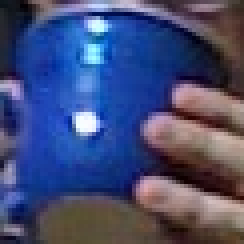
//> input picture Resources/BlueCup.jpg, 61 x 61 px (shown 4 times larger)
$ ./main ../../Resources/BlueCup.jpg   (built with g++ and OpenCV 4)
//> lines starting //> are read from the running program, lines starting //| are printed output that depends on the picture
//
//  main.cpp
//  Computation
//
//  Created by chenjie on 2020/7/13.
//  Copyright © 2020 chenjie. All rights reserved.
//

#include <iostream>
#include <opencv2/highgui.hpp>
#include <opencv2/imgproc.hpp>

int main(int argc, const char * argv[]) {
    if (argc != 2) {
        std::cout << "\n// Example 13-1. Histogram computation and display" << std::endl;
        std::cout << "\nComputer Color Histogram\nUsage: " << argv[0] << " <imagename>\n" << std::endl;
        return -1;
    }

    // 读取原图
    cv::Mat src = cv::imread(argv[1], cv::IMREAD_COLOR);
//> src is the input picture: 61 rows x 61 cols, CV_8UC3; mean B, G, R 117.6, 76.4, 68
    if (src.empty()) {
        std::cout << "Cannot load " << argv[1] << std::endl;
        return -1;
    }

    // 构建HSV颜色空间数据
    cv::Mat hsv;
    cv::cvtColor(src, hsv, cv::COLOR_BGR2HSV);
//> hsv: 61 rows x 61 cols, CV_8UC3; mean H, S, V 89.8, 140.9, 128

    // 设定二维直方图中的分组策略
    // HSV标准定义色调H取值区域为[0, 360)，S和V取值区域为[0, 1]，而在OpenCV中为了能够用8位统一表示，H减半处理及，OpenCV中HSV的H值仅为实际值的一半，因此其取值范围为[0, 180)，而S和V的取值为[0, 255]
    float h_ranges[] = {0, 180};
    float s_ranges[] = {0, 256};
    const float * ranges[] = {h_ranges, s_ranges};
    int histSize[] = {30, 32};
    int ch[] = {0, 1};

    // 计算二维直方图
    cv::Mat hist;
    cv::calcHist(&hsv, 1, ch, cv::noArray(), hist, 2, histSize, ranges, true);
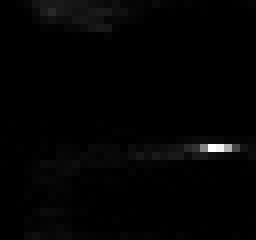
//> hist: 30 rows x 32 cols, CV_32FC1 (shown 8 times larger); min 0, max 303, mean 3.9; drawn with min black and max white
    // 标准化处理直方图
    cv::normalize(hist, hist, 0, 255, cv::NORM_MINMAX);

    // 定义单个数据点表示的方块直径
    int scale = 10;
    // 创建显示二维直方图的图像
    cv::Mat hist_img(histSize[0] * scale, histSize[1] * scale, CV_8UC3);
    // 在图像hist_img中绘制scale✖️scale像素的方块表示二维直方图hist中的每个数据点
    for (int h = 0; h < histSize[0]; h++) {
        for (int s = 0; s < histSize[1]; s++) {
            float hval = hist.at<float>(h, s);
            cv::rectangle(hist_img,
                          cv::Rect(h * scale, s * scale, scale, scale),
                          cv::Scalar::all(hval), -1);
        }
    }
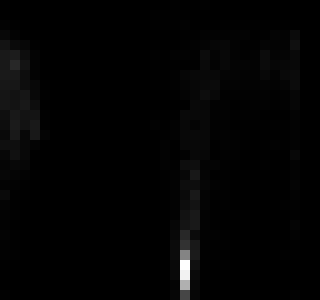
//> hist_img: 300 rows x 320 cols, CV_8UC3; min 0, max 255, mean 3.2

    // 显示图像
    cv::imshow("image", src);
    cv::imshow("H-S histogram", hist_img);

    // 挂起程序等待用户输入任意键
    cv::waitKey();

    return 0;
}

$ run again, on Resources/HandOutdoorColor.jpg
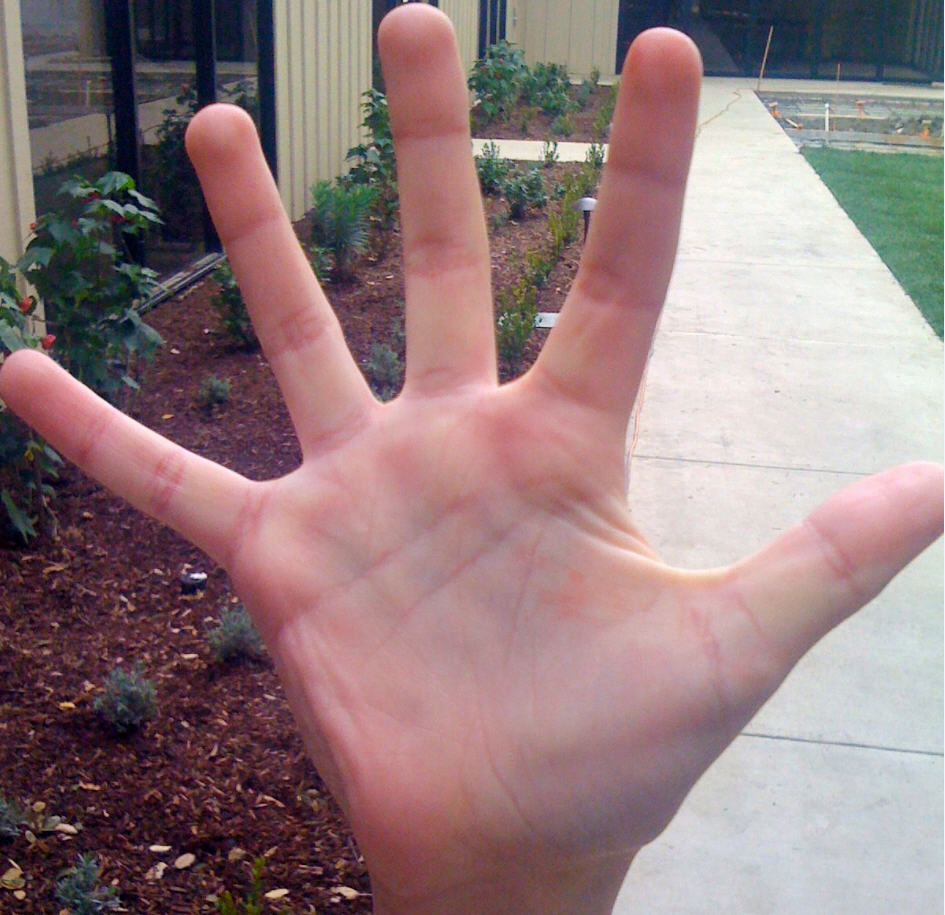
//> input picture Resources/HandOutdoorColor.jpg, 945 x 915 px
//> src is the input picture: 915 rows x 945 cols, CV_8UC3; mean B, G, R 125.6, 123.8, 146.8
//> hsv: 915 rows x 945 cols, CV_8UC3; mean H, S, V 96.9, 70.7, 151.6
//> `cv::calcHist(&hsv, 1, ch, cv::noArray(), hist, 2, histSize, ranges, tr..`:
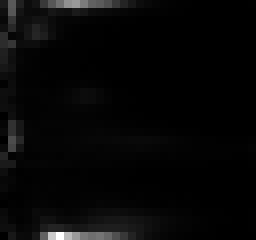
//> hist: 30 rows x 32 cols, CV_32FC1 (shown 8 times larger); min 0, max 31130, mean 900.7; drawn with min black and max white
//> after the loop `for (int h = 0; h < histSize[0]; h++)`:
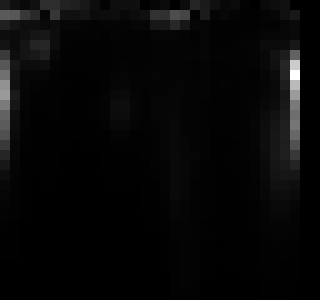
//> hist_img: 300 rows x 320 cols, CV_8UC3; min 0, max 255, mean 7.3

$ run again, on Resources/HandOutdoorSunColor.jpg
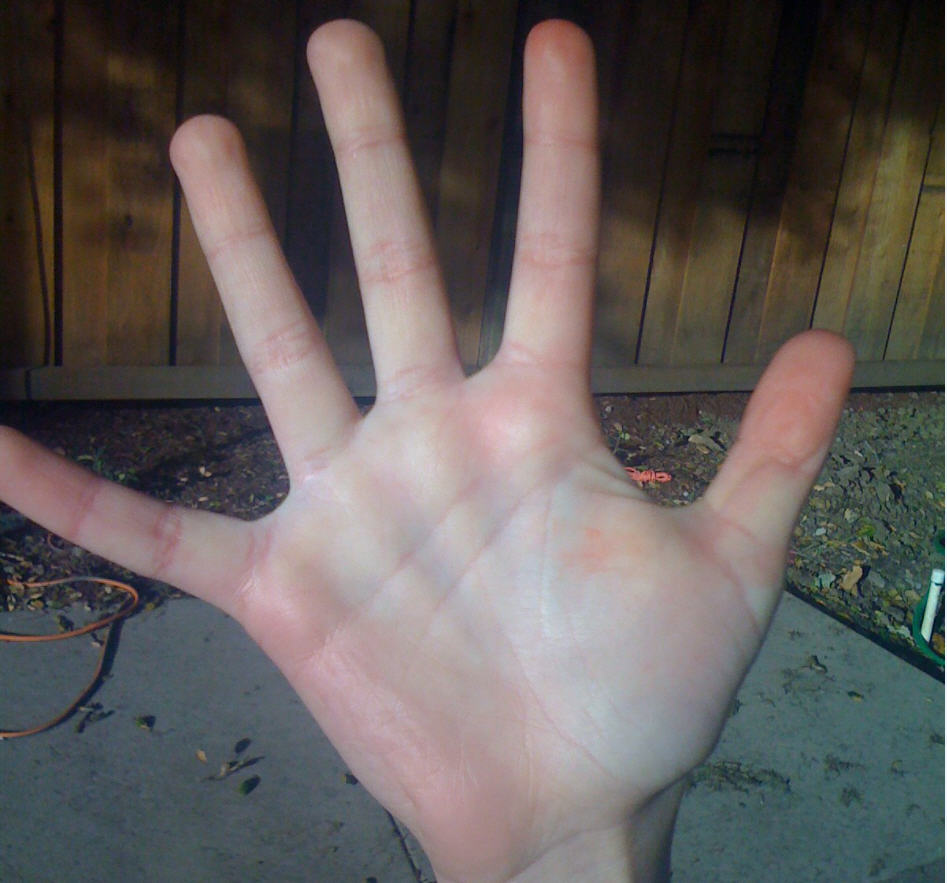
//> input picture Resources/HandOutdoorSunColor.jpg, 947 x 883 px
//> src is the input picture: 883 rows x 947 cols, CV_8UC3; mean B, G, R 91.4, 93.1, 99.4
//> hsv: 883 rows x 947 cols, CV_8UC3; mean H, S, V 72.7, 64, 105.7
//> `cv::calcHist(&hsv, 1, ch, cv::noArray(), hist, 2, histSize, ranges, tr..`:
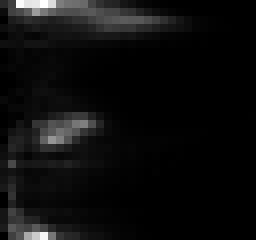
//> hist: 30 rows x 32 cols, CV_32FC1 (shown 8 times larger); min 0, max 15967, mean 871; drawn with min black and max white
//> after the loop `for (int h = 0; h < histSize[0]; h++)`:
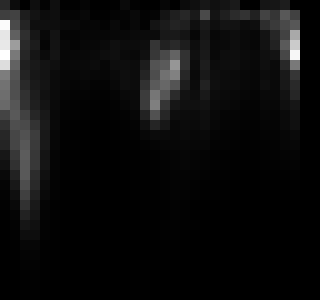
//> hist_img: 300 rows x 320 cols, CV_8UC3; min 0, max 255, mean 13.9

$ run again, on Resources/adrian.jpg
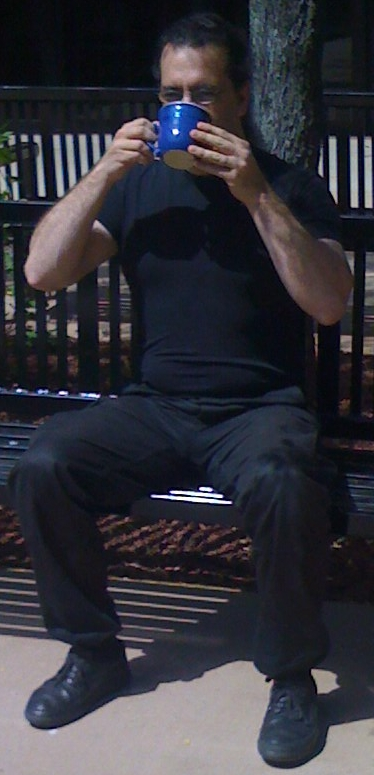
//> input picture Resources/adrian.jpg, 374 x 775 px
//> src is the input picture: 775 rows x 374 cols, CV_8UC3; mean B, G, R 58.5, 51, 51.2
//> hsv: 775 rows x 374 cols, CV_8UC3; mean H, S, V 104.9, 82.3, 61.9
//> `cv::calcHist(&hsv, 1, ch, cv::noArray(), hist, 2, histSize, ranges, tr..`:
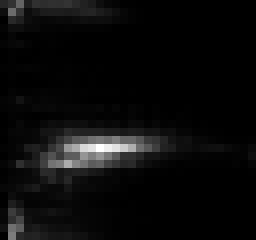
//> hist: 30 rows x 32 cols, CV_32FC1 (shown 8 times larger); min 0, max 6537, mean 301.9; drawn with min black and max white
//> after the loop `for (int h = 0; h < histSize[0]; h++)`:
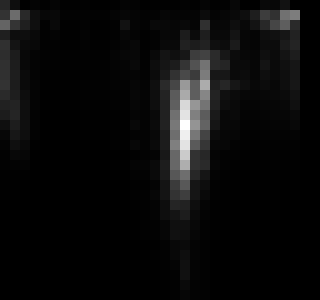
//> hist_img: 300 rows x 320 cols, CV_8UC3; min 0, max 255, mean 11.7
